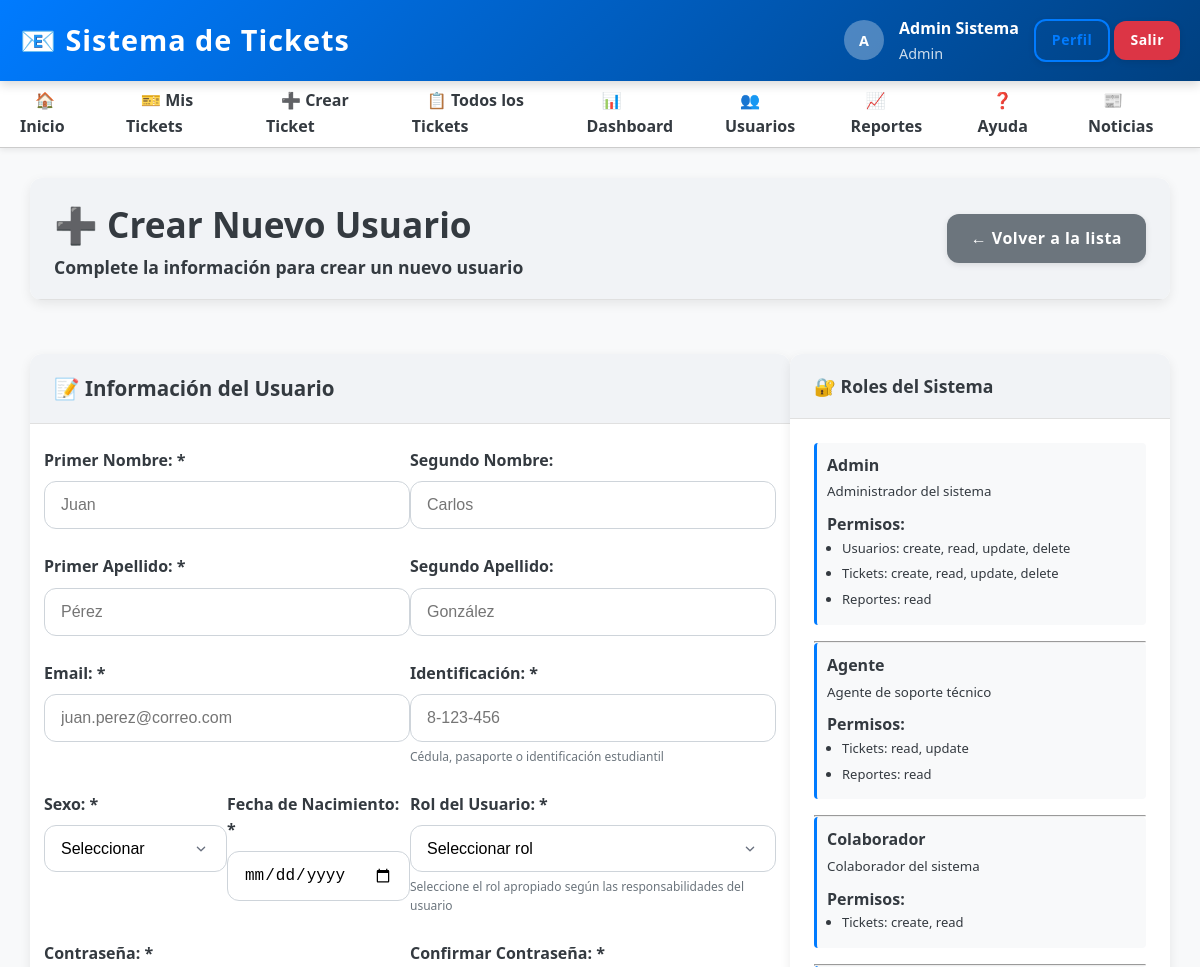
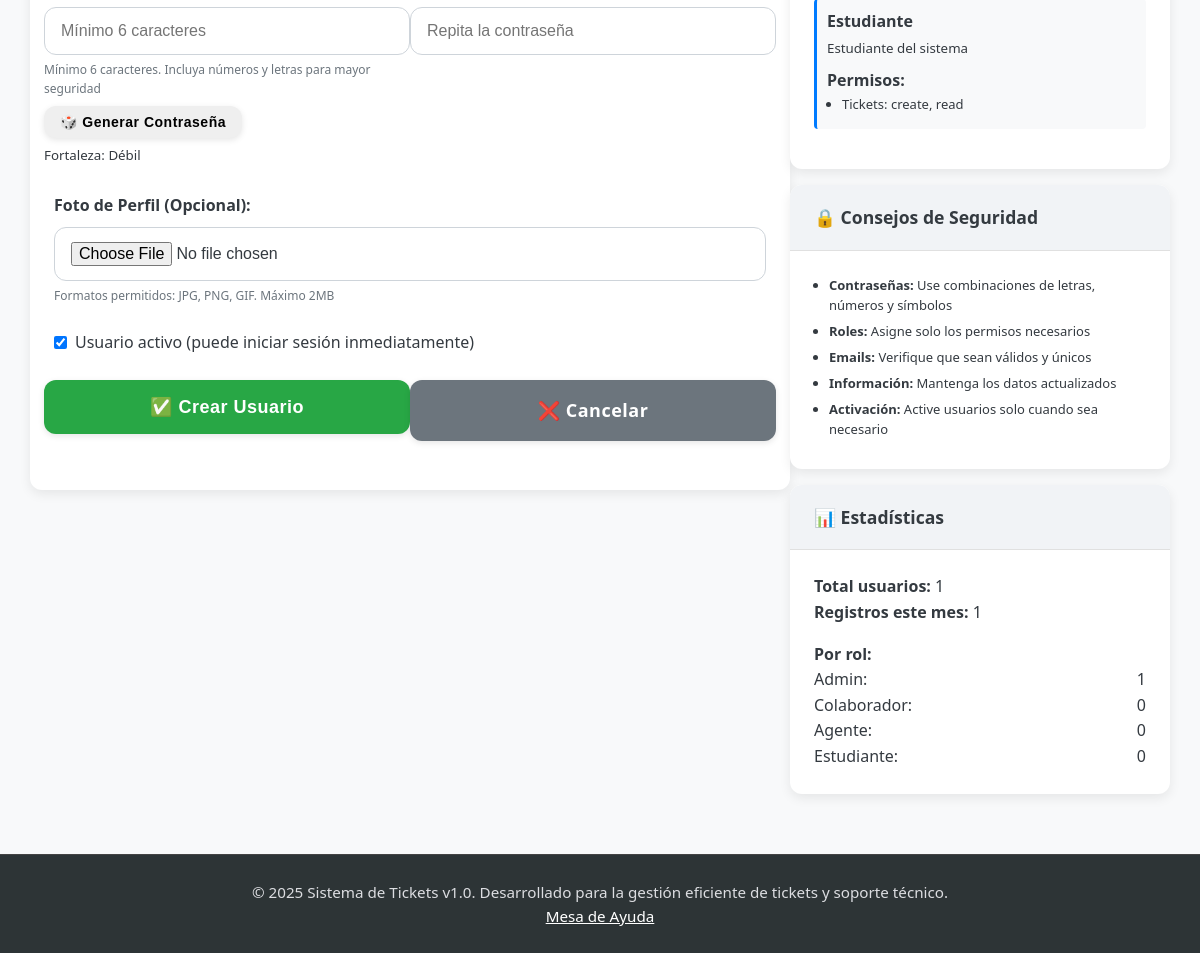
The app's page /views/admin/create_user.php (signed in) with its own data (2 pictures, top to bottom).
### tables this page shows
CREATE TABLE roles (
    id INT AUTO_INCREMENT PRIMARY KEY,
    nombre VARCHAR(50) NOT NULL UNIQUE,
    descripcion TEXT,
    permisos JSON,
    created_at TIMESTAMP DEFAULT CURRENT_TIMESTAMP
);

### views/admin/create_user.php (the view, shortened to what the rows shown need)
<?php
require_once __DIR__ . '/../../config/database.php';
require_once __DIR__ . '/../../config/session.php';
require_once __DIR__ . '/../../controllers/UserController.php';
$userController = new UserController();
$roles = $userController->obtenerRoles();
include __DIR__ . '/../layouts/header.php';
?>
<div class="container">
    <div class="row mb-4">
        <div class="col-12">
            <div class="card">
                <div class="card-header d-flex justify-content-between align-items-center">
                    <div>
                        <h1>➕ Crear Nuevo Usuario</h1>
                    </div>
                </div>
            </div>
        </div>
    </div>
    <div class="row">
        <div class="col-4">
            <div class="card mb-3">
                <div class="card-body">
                    <?php foreach ($roles as $rol): ?>
                        <div class="role-info mb-3">
                            <strong><?= htmlspecialchars($rol['nombre']) ?></strong><br>
                            <small class="text-muted"><?= htmlspecialchars($rol['descripcion']) ?></small>
                            <?php
                            $permisos = json_decode($rol['permisos'], true);
                            if ($permisos):
                            ?>
                            <div class="mt-2">
                                <strong>Permisos:</strong>
                                <ul class="list-sm">
                                    <?php foreach ($permisos as $modulo => $acciones): ?>
                                        <li><?= ucfirst($modulo) ?>: <?= implode(', ', $acciones) ?></li>
                                    <?php endforeach; ?>
                                </ul>
                            </div>
                            <?php endif; ?>
                        </div>
                        <?php if ($rol !== end($roles)): ?><hr><?php endif; ?>
                    <?php endforeach; ?>
                </div>
            </div>
        </div>
    </div>
</div>
<?php include __DIR__ . '/../layouts/footer.php'; ?>

### views/layouts/header.php (shortened to what the rows shown need)
<?php
$usuario = obtenerUsuarioActual();
$esAuth = estaAutenticado();
?>
<!DOCTYPE html>
<html lang="es">
<head>
    <link rel="stylesheet" href="<?= getBaseUrl() ?>/assets/css/style.css">
</head>
<body>
    <div class="wrapper">
        <header class="header">
            <div class="header-content">
                <div class="user-info">
                    <?php if ($esAuth): ?>
                        <div class="user-avatar">
                            <?php if (!empty($usuario['foto_perfil'])): ?>
                                <img src="<?= getBaseUrl() ?>/assets/uploads/<?= htmlspecialchars($usuario['foto_perfil']) ?>"
                                     alt="Avatar" style="width: 100%; height: 100%; border-radius: 50%; object-fit: cover;">
                            <?php else: ?>
                                <?= strtoupper(substr($usuario['nombre'], 0, 1)) ?>
                            <?php endif; ?>
                        </div>
                        <div class="user-details">
                            <div style="font-weight: bold;"><?= htmlspecialchars($usuario['nombre']) ?></div>
                            <div style="font-size: 0.9em; opacity: 0.8;"><?= htmlspecialchars($usuario['rol']) ?></div>
                        </div>
                        <div class="user-menu">
                            <a href="<?= getBaseUrl() ?>/views/auth/perfil.php" class="btn btn-sm btn-outline-primary">
                                Perfil
                            </a>
                            <a href="<?= getBaseUrl() ?>/controllers/AuthController.php?action=logout" class="btn btn-sm btn-danger">
                                Salir
                            </a>
                        </div>
                    <?php endif; ?>
                </div>
            </div>
        </header>
        <main class="main-content"><?php

### records on screen
roles: nombre "Admin", descripcion "Administrador del sistema", modulo "Usuarios", acciones "create, read, update, delete", modulo "Tickets", modulo "Reportes", acciones "read"
roles: nombre "Agente", descripcion "Agente de soporte técnico", modulo "Tickets", acciones "read, update", modulo "Reportes", acciones "read"
roles: nombre "Colaborador", descripcion "Colaborador del sistema", modulo "Tickets", acciones "create, read"
roles: nombre "Estudiante", descripcion "Estudiante del sistema", modulo "Tickets", acciones "create, read"

### other values on screen
APP_NAME "Sistema de Tickets"
substr($usuario['nombre'], 0, 1) "A"
$usuario['nombre'] "Admin Sistema"
$estadisticas['total_activos'] "1"
$estadisticas['este_mes'] "1"
$rolStat['rol'] "Admin"
$rolStat['total'] "1"
$rolStat['rol'] "Colaborador"
$rolStat['total'] "0"
$rolStat['rol'] "Agente"
$rolStat['rol'] "Estudiante"
APP_VERSION "1.0"
